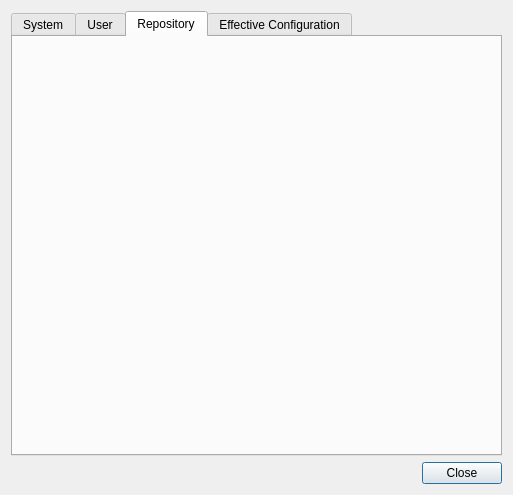
<?xml version="1.0" encoding="UTF-8"?>
<ui version="4.0">
 <class>GitConfigDialog</class>
 <widget class="QDialog" name="GitConfigDialog">
  <property name="geometry">
   <rect>
    <x>0</x>
    <y>0</y>
    <width>513</width>
    <height>495</height>
   </rect>
  </property>
  <property name="windowTitle">
   <string>Git Configuration</string>
  </property>
  <layout class="QVBoxLayout" name="verticalLayout">
   <item>
    <widget class="QTabWidget" name="tabWidget">
     <property name="currentIndex">
      <number>2</number>
     </property>
     <widget class="GitConfigWidget" name="cfgSystem">
      <attribute name="title">
       <string>System</string>
      </attribute>
     </widget>
     <widget class="GitConfigWidget" name="cfgUser">
      <attribute name="title">
       <string>User</string>
      </attribute>
     </widget>
     <widget class="GitConfigWidget" name="cfgRepository">
      <attribute name="title">
       <string>Repository</string>
      </attribute>
     </widget>
     <widget class="GitConfigWidget" name="cfgCombined">
      <attribute name="title">
       <string>Effective Configuration</string>
      </attribute>
     </widget>
    </widget>
   </item>
   <item>
    <widget class="QDialogButtonBox" name="buttonBox">
     <property name="orientation">
      <enum>Qt::Horizontal</enum>
     </property>
     <property name="standardButtons">
      <set>QDialogButtonBox::Close</set>
     </property>
    </widget>
   </item>
  </layout>
 </widget>
 <customwidgets>
  <customwidget>
   <class>GitConfigWidget</class>
   <extends>QWidget</extends>
   <header>GitConfigWidget.h</header>
   <container>1</container>
  </customwidget>
 </customwidgets>
 <resources/>
 <connections>
  <connection>
   <sender>buttonBox</sender>
   <signal>accepted()</signal>
   <receiver>GitConfigDialog</receiver>
   <slot>accept()</slot>
   <hints>
    <hint type="sourcelabel">
     <x>248</x>
     <y>254</y>
    </hint>
    <hint type="destinationlabel">
     <x>157</x>
     <y>274</y>
    </hint>
   </hints>
  </connection>
  <connection>
   <sender>buttonBox</sender>
   <signal>rejected()</signal>
   <receiver>GitConfigDialog</receiver>
   <slot>reject()</slot>
   <hints>
    <hint type="sourcelabel">
     <x>316</x>
     <y>260</y>
    </hint>
    <hint type="destinationlabel">
     <x>286</x>
     <y>274</y>
    </hint>
   </hints>
  </connection>
 </connections>
</ui>
